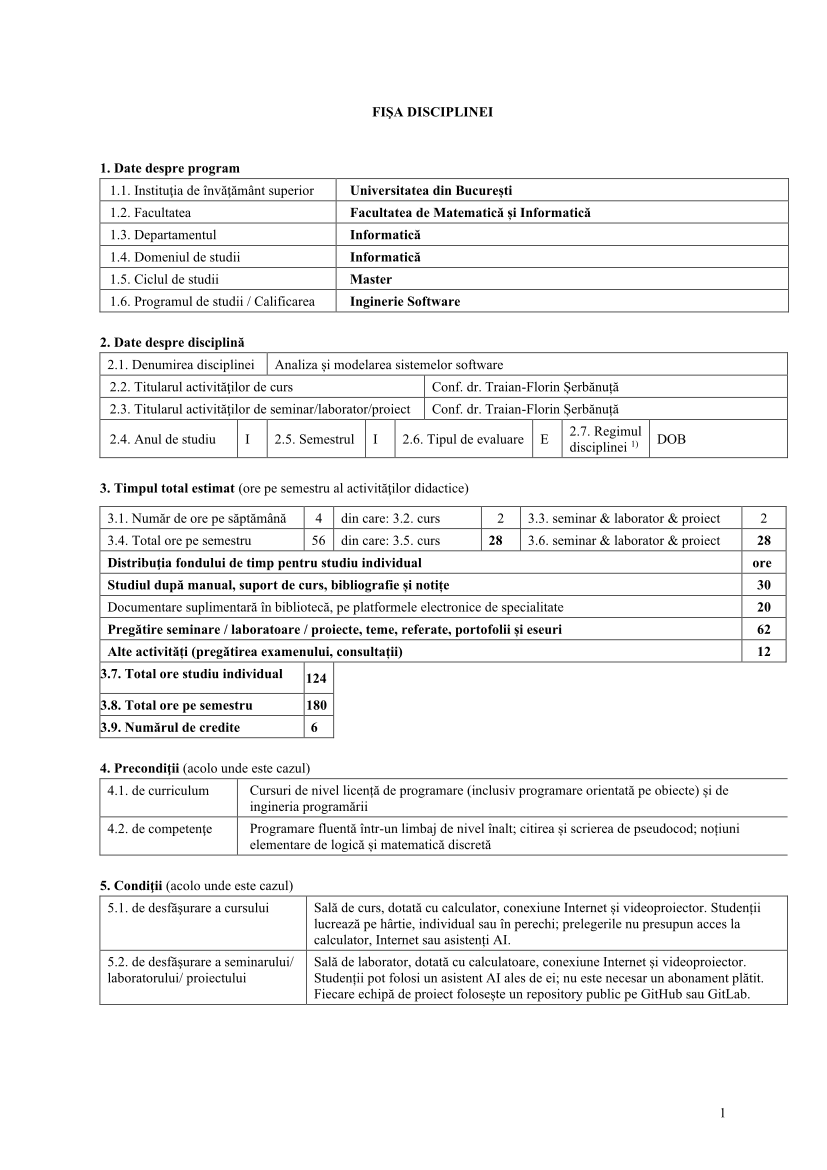

The script that saved this image:
"""Completează șablonul facultății cu datele din fisa_disciplinei.md.

Utilizare:
    python fisa_disciplinei.py [fisa.md] [sablon.doc|.docx] [iesire.docx]

Un șablon .doc este convertit întâi în .docx cu Microsoft Word (Windows).
Dacă Word este disponibil, rezultatul se exportă și în PDF, alături de .docx.
"""

import copy
import re
import subprocess
import sys
import tempfile
from pathlib import Path

import docx
from docx.oxml.ns import qn

HERE = Path(__file__).resolve().parent
DEFAULT_MD = HERE / "fisa_disciplinei.md"
DEFAULT_TEMPLATE = HERE / "Fise_discipline" / "template-fisa-disciplinei-licenta-master-RO-2026-2027.doc"
DEFAULT_OUT = HERE / "fisa_disciplinei.docx"


# --- Markdown -------------------------------------------------------------

def parse_md(path):
    """Împarte fișa pe secțiuni: {"1": [...], "7.1": [...], ...}, fiecare cu
    tabele (liste de rânduri), liste numerotate și paragrafe, în ordine."""
    text = Path(path).read_text(encoding="utf-8")
    text = re.sub(r"^---\n.*?\n---\n", "", text, flags=re.S)
    text = re.sub(r"<!--.*?-->", "", text, flags=re.S)
    sections, key = {}, None
    for line in text.splitlines():
        m = re.match(r"#{2,3} (\d+(?:\.\d+)?)\.", line)
        if m:
            key = m.group(1)
            sections[key] = []
        elif key:
            sections[key].append(line)
    return {k: blocks(v) for k, v in sections.items()}


def blocks(lines):
    out, para, in_table = [], [], False

    def flush():
        if para:
            out.append(("p", " ".join(para)))
            para.clear()

    for line in lines:
        s = line.strip()
        if s.startswith("|"):
            flush()
            cells = [c.strip() for c in s.strip("|").split("|")]
            if all(re.fullmatch(r":?-+:?", c) for c in cells):
                continue
            if in_table:
                out[-1][1].append(cells)
            else:
                out.append(("table", [cells]))
                in_table = True
        elif re.match(r"\d+\. ", s):
            flush()
            if out and out[-1][0] == "list":
                out[-1][1].append(s)
            else:
                out.append(("list", [s]))
        elif not s:
            flush()
            in_table = False
        else:
            para.append(s)
    flush()
    return out


def tables(section):
    return [b[1] for b in section if b[0] == "table"]


def paragraphs(section):
    return [b[1] for b in section if b[0] == "p"]


def numbered(section):
    return [item for b in section if b[0] == "list" for item in b[1]]


# --- Word -----------------------------------------------------------------

INLINE = re.compile(r"(\*\*.+?\*\*|\*.+?\*|<https?://[^>]+>)")


def add_runs(par, text, rpr):
    for part in INLINE.split(text):
        if not part:
            continue
        bold = italic = False
        if part.startswith("**"):
            part, bold = part[2:-2], True
        elif part.startswith("*"):
            part, italic = part[1:-1], True
        elif part.startswith("<"):
            part = part[1:-1]
        run = par.add_run(part)
        if rpr is not None:
            new = copy.deepcopy(rpr)
            for tag in ("w:color", "w:b", "w:bCs", "w:i", "w:iCs"):
                for el in new.findall(qn(tag)):
                    new.remove(el)
            run._r.insert(0, new)
        run.bold = bold or None
        run.italic = italic or None


def base_rpr(par):
    for r in par._p.findall(qn("w:r")):
        if r.find(qn("w:rPr")) is not None:
            return r.find(qn("w:rPr"))
    ppr = par._p.find(qn("w:pPr"))
    return ppr.find(qn("w:rPr")) if ppr is not None else None


def set_cell(cell, texts, keep_first=False):
    """Înlocuiește conținutul celulei cu paragrafele date, în negru, păstrând
    fontul primului paragraf; cu keep_first, primul paragraf rămâne (ex. „Bibliografie:”)."""
    if isinstance(texts, str):
        texts = [texts]
    first = cell.paragraphs[0]
    rpr = copy.deepcopy(base_rpr(first))
    for p in cell.paragraphs[1:]:
        p._p.getparent().remove(p._p)
    model = copy.deepcopy(first._p)
    for r in model.findall(qn("w:r")) + model.findall(qn("w:hyperlink")):
        model.remove(r)
    last = first._p
    if not keep_first:
        for r in first._p.findall(qn("w:r")) + first._p.findall(qn("w:hyperlink")):
            first._p.remove(r)
        if texts:
            add_runs(first, texts[0], rpr)
            texts = texts[1:]
    for t in texts:
        p = copy.deepcopy(model)
        last.addnext(p)
        last = p
        add_runs(docx.text.paragraph.Paragraph(p, cell), t, rpr)


def unmerge_vertical(row):
    for tc in row._tr.findall(qn("w:tc")):
        tcpr = tc.find(qn("w:tcPr"))
        if tcpr is not None:
            for vm in tcpr.findall(qn("w:vMerge")):
                tcpr.remove(vm)


def merge_first_column(rows):
    """Unește vertical prima coloană a rândurilor (aceeași etichetă)."""
    for i, row in enumerate(rows):
        tcpr = row._tr.findall(qn("w:tc"))[0].get_or_add_tcPr()
        vm = tcpr.makeelement(qn("w:vMerge"), {qn("w:val"): "restart"} if i == 0 else {})
        tcpr.append(vm)


def unique_cells(row):
    seen, out = set(), []
    for c in row.cells:
        if id(c._tc) not in seen:
            seen.add(id(c._tc))
            out.append(c)
    return out


def fill_pairs(table, md_rows):
    """Tabele cheie–valoare cu aceleași rânduri ca șablonul."""
    rows = [r for r in md_rows if any(r)]
    assert len(rows) == len(table.rows), (len(rows), len(table.rows))
    for row, (label, value) in zip(table.rows, rows):
        cells = unique_cells(row)
        code = re.match(r"\d\.\d\.", label)
        assert not code or cells[0].text.strip().startswith(code.group(0)), (label, cells[0].text)
        set_cell(cells[-1], value)


def fill_section3(table, sec):
    values = {}
    for t in tables(sec):
        for row in t:
            for i, c in enumerate(row[:-1]):
                m = re.search(r"(3\.\d)\.", c)
                if m and row[i + 1]:
                    values[m.group(1)] = row[i + 1]
    pos = {"3.1": (0, 1), "3.2": (0, 3), "3.3": (0, 5),
           "3.4": (1, 1), "3.5": (1, 3), "3.6": (1, 5),
           "3.7": (7, 1), "3.8": (8, 1), "3.9": (9, 1)}
    for code, (r, c) in pos.items():
        set_cell(table.rows[r].cells[c], values[code])
    study = [row for row in tables(sec)[1][1:]]
    for i, (label, hours) in enumerate(study):
        row = table.rows[3 + i]
        if row.cells[0].text.strip() != label:
            set_cell(row.cells[0], label)
        set_cell(row.cells[5], hours)


def fill_contents(table, md, sub):
    rows = list(table.rows)
    head = next(i for i, r in enumerate(rows) if r.cells[0].text.strip().startswith(sub + "."))
    bib = next(i for i in range(head + 1, len(rows)) if rows[i].cells[0].text.strip().startswith("Bibliografie"))
    content = rows[head + 1:bib]
    data = tables(md[sub])[0][1:]
    while len(content) < len(data):
        tr = copy.deepcopy(content[-1]._tr)
        content[-1]._tr.addnext(tr)
        content.append(docx.table._Row(tr, table))
    for extra in content[len(data):]:
        extra._tr.getparent().remove(extra._tr)
    for row in content[:len(data)]:
        unmerge_vertical(row)
    for row, cells in zip(content, data):
        for cell, text in zip(unique_cells(row), cells):
            set_cell(cell, text)
    refs = numbered(md[sub])
    if refs:
        set_cell(rows[bib].cells[0], refs, keep_first=True)


def fill_evaluation(table, sec):
    groups = {}
    for label, *vals in tables(sec)[0][1:]:
        groups.setdefault(label, []).append(vals)
    paras = paragraphs(sec)
    std = next(i for i, p in enumerate(paras) if p.startswith("**Standard minim"))
    first = True
    for row in list(table.rows):
        label = row.cells[0].text.strip()
        if label not in groups:
            continue
        rows = [row]
        for _ in groups[label][1:]:
            tr = copy.deepcopy(rows[-1]._tr)
            rows[-1]._tr.addnext(tr)
            rows.append(docx.table._Row(tr, table))
        if len(rows) > 1:
            merge_first_column(rows)
        for r, vals in zip(rows, groups[label]):
            cells = unique_cells(r)
            for j in range(3):
                set_cell(cells[1 + j], vals[j])
        if first:
            # restanța/mărirea se referă la examen: în rândul examenului
            set_cell(unique_cells(rows[0])[1], [groups[label][0][0]] + paras[:std])
            first = False
    std_row = next(i for i, r in enumerate(table.rows) if r.cells[0].text.strip().startswith("Standard minim"))
    set_cell(table.rows[std_row + 1].cells[0], paras[std + 1:])
    return dict(tables(sec)[1])


def fill_signatures(table, info):
    def replace(cell, pattern, value):
        for p in cell.paragraphs:
            if re.search(pattern, p.text):
                rpr = copy.deepcopy(base_rpr(p))
                for r in p._p.findall(qn("w:r")):
                    p._p.remove(r)
                add_runs(p, value, rpr)
                return
        raise ValueError(pattern)

    replace(table.rows[0].cells[0], r"\d\d\.\d\d\.\d{4}", info["Data completării"])
    replace(table.rows[1].cells[0], r"\d\d\.\d\d\.\d{4}", info["Data avizării în departament"])
    replace(table.rows[0].cells[2], r"\.{5,}", info["Titularul de curs"])
    replace(table.rows[1].cells[1], r"Prof\.|Conf\.", info["Director de departament"])


def word(src, dst, fmt):
    """Salvează src în dst cu Word (fmt: 16 = docx, 17 = pdf)."""
    ps = (f"$w = New-Object -ComObject Word.Application; $w.Visible = $false; "
          f"$d = $w.Documents.Open('{src}', $false, $true); $d.SaveAs2('{dst}', {fmt}); "
          f"$d.Close($false); $w.Quit()")
    subprocess.run(["powershell", "-NoProfile", "-Command", ps], check=True)


def main(md_path=DEFAULT_MD, template=DEFAULT_TEMPLATE, out=DEFAULT_OUT):
    md, template, out = parse_md(md_path), Path(template).resolve(), Path(out).resolve()
    if template.suffix.lower() == ".doc":
        converted = Path(tempfile.mkdtemp()) / (template.stem + ".docx")
        word(template, converted, 16)
        template = converted
    doc = docx.Document(template)
    t = doc.tables

    fill_pairs(t[0], tables(md["1"])[0])
    sec2 = dict((r[0], r[1]) for r in tables(md["2"])[0] if r[0])
    get = lambda code: next(v for k, v in sec2.items() if k.startswith(code))
    set_cell(t[1].rows[0].cells[2], get("2.1."))
    set_cell(t[1].rows[1].cells[5], get("2.2."))
    set_cell(t[1].rows[2].cells[5], get("2.3."))
    for code, col in (("2.4.", 1), ("2.5.", 3), ("2.6.", 6), ("2.7.", 8)):
        set_cell(t[1].rows[3].cells[col], get(code))
    fill_section3(t[2], md["3"])
    fill_pairs(t[3], tables(md["4"])[0])
    fill_pairs(t[4], tables(md["5"])[0])
    fill_pairs(t[5], tables(md["6"])[0])
    for sub in ("7.1", "7.2", "7.3", "7.4"):
        fill_contents(t[6], md, sub)
    set_cell(t[7].rows[0].cells[0], paragraphs(md["8"]))
    fill_signatures(t[9], fill_evaluation(t[8], md["9"]))

    doc.save(out)
    print("scris:", out)
    try:
        word(out, out.with_suffix(".pdf"), 17)
        print("scris:", out.with_suffix(".pdf"))
    except (OSError, subprocess.CalledProcessError) as e:
        print("PDF negenerat (Word indisponibil):", e)


if __name__ == "__main__":
    main(*sys.argv[1:])
